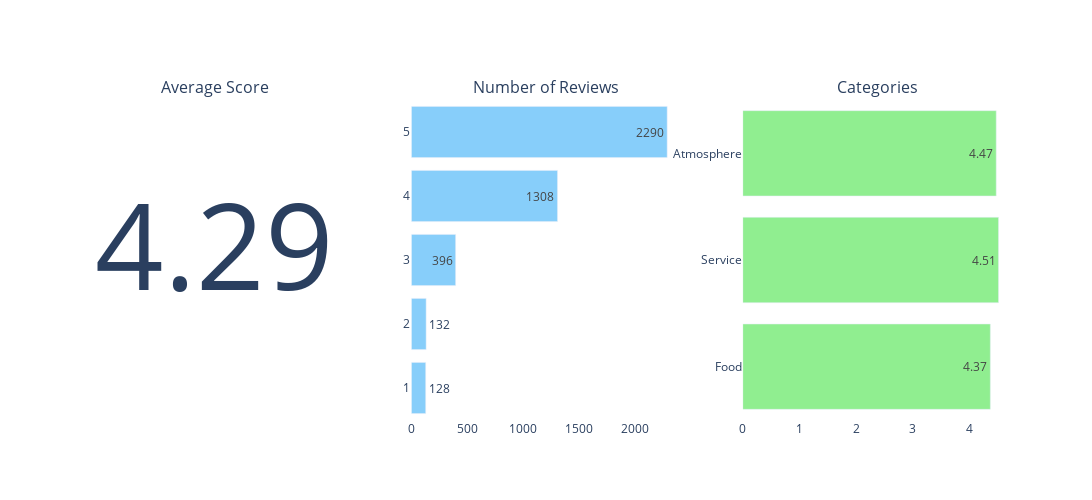

Notebook code for this chart:
### Markdown cell above
### First draft summary plots

### Code cell
# Calculate the average for each score
average_food = reviews['food_score'].mean()
average_service = reviews['service_score'].mean()
average_atmosphere = reviews['atmosphere_score'].mean()
average_reviews = (resumme_raw['stars'] * resumme_raw['reviews']).sum() / resumme_raw['reviews'].sum()

# Create a figure with horizontal subplots
fig = make_subplots(rows=1, cols=3, 
                    specs=[[{"type": "xy"}, {"type": "bar"}, {"type": "bar"}]], 
                    subplot_titles=("Average Score", "Number of Reviews", "Categories"))

# First subplot: Display the average review as large text
fig.add_trace(
    go.Scatter(x=[0], y=[0], text=[f"{average_reviews:.2f}"], mode="text", textfont=dict(size=120)),
    row=1, col=1
)

fig.update_xaxes(showgrid=False, zeroline=False, showticklabels=False, row=1, col=1)
fig.update_yaxes(showgrid=False, zeroline=False, showticklabels=False, row=1, col=1)


# Second subplot: Bar plot for reviews
fig.add_trace(
    go.Bar(x=resumme_raw['reviews'], y=resumme_raw['stars'], marker=dict(color='lightskyblue'),
           text=resumme_raw['reviews'], textposition='auto', name="Reviews", orientation='h'),
    row=1, col=2
)

# Third subplot: Bar plot for categories (Food, Service, Atmosphere)
fig.add_trace(
    go.Bar(x=[average_food, average_service, average_atmosphere], 
           y=['Food', 'Service', 'Atmosphere'], 
           marker=dict(color='lightgreen'), 
           text=[f"{average_food:.2f}", f"{average_service:.2f}", f"{average_atmosphere:.2f}"], 
           textposition='auto', 
           orientation='h', 
           name="Categories"),
    row=1, col=3
)

fig.update_layout(height=500, width=1200,  plot_bgcolor="white", paper_bgcolor="white", showlegend=False)
fig.show()

### Figure 1 — Plotly figure (JSON) as saved in the notebook; plotly's stock layout.template omitted (floating-point values rounded to 4 significant figures)
{"data": [{"mode": "text", "text": ["4.29"], "textfont": {"size": 120}, "type": "scatter", "x": [0], "xaxis": "x", "y": [0], "yaxis": "y"}, {"marker": {"color": "lightskyblue"}, "name": "Reviews", "orientation": "h", "text": [2290, 1308, 396, 132, 128], "textposition": "auto", "type": "bar", "x": [2290, 1308, 396, 132, 128], "xaxis": "x2", "y": [5, 4, 3, 2, 1], "yaxis": "y2"}, {"marker": {"color": "lightgreen"}, "name": "Categories", "orientation": "h", "text": ["4.37", "4.51", "4.47"], "textposition": "auto", "type": "bar", "x": [4.366, 4.511, 4.47], "xaxis": "x3", "y": ["Food", "Service", "Atmosphere"], "yaxis": "y3"}], "layout": {"annotations": [{"font": {"size": 16}, "showarrow": false, "text": "Average Score", "x": 0.1444, "xanchor": "center", "xref": "paper", "y": 1, "yanchor": "bottom", "yref": "paper"}, {"font": {"size": 16}, "showarrow": false, "text": "Number of Reviews", "x": 0.5, "xanchor": "center", "xref": "paper", "y": 1, "yanchor": "bottom", "yref": "paper"}, {"font": {"size": 16}, "showarrow": false, "text": "Categories", "x": 0.8556, "xanchor": "center", "xref": "paper", "y": 1, "yanchor": "bottom", "yref": "paper"}], "height": 500, "paper_bgcolor": "white", "plot_bgcolor": "white", "showlegend": false, "width": 1200, "xaxis": {"anchor": "y", "domain": [0, 0.2889], "showgrid": false, "showticklabels": false, "zeroline": false}, "xaxis2": {"anchor": "y2", "domain": [0.3556, 0.6444]}, "xaxis3": {"anchor": "y3", "domain": [0.7111, 1]}, "yaxis": {"anchor": "x", "domain": [0, 1], "showgrid": false, "showticklabels": false, "zeroline": false}, "yaxis2": {"anchor": "x2", "domain": [0, 1]}, "yaxis3": {"anchor": "x3", "domain": [0, 1]}}}
